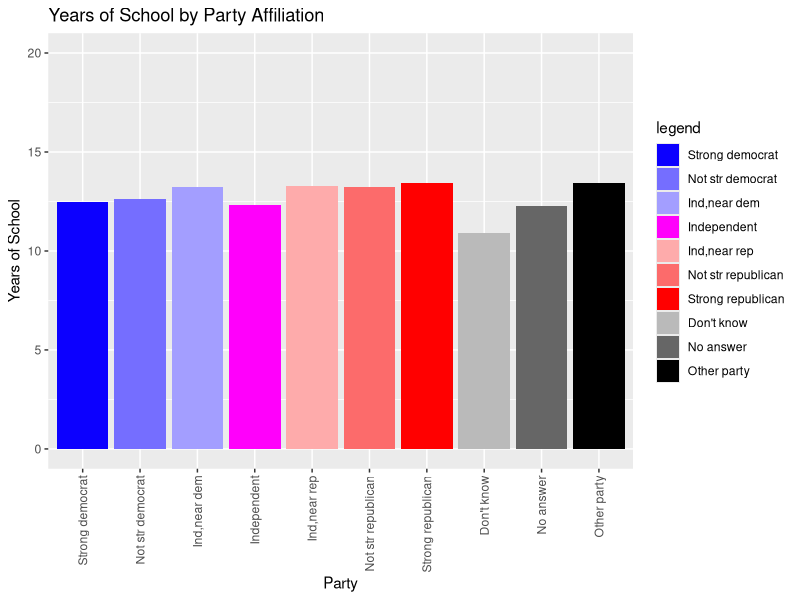

Reproduce this figure in R.
## ---- chunk 1
knitr::opts_chunk$set(echo = TRUE)
library(tidyverse)
## ---- chunk 2
gss <- readxl::read_xlsx("GSS.xlsx")
gss %>% rename(
  year = `Gss year for this respondent`,
  happy = `General happiness`,
  party = `Political party affiliation`,
  race = `Race of respondent`,
  sex = `Respondents sex`,
  cdegree = `When received college degree`,
  hsdegree = `When received hs degree`,
  momdegree = `Mothers highest degree`,
  daddegree = `Fathers highest degree`,
  schoolyears = `Highest year of school completed`,
  age = `Age of respondent`,
  maried = `Marital status`,
  id = `Respondent id number`,
  balot = `Ballot used for interview`
) -> gss

str(gss)
## ---- chunk 3
gss$schoolyears <- as.numeric(gss$schoolyears)
gss$age <- as.numeric(gss$age)
## ---- chunk 4
by_party <- group_by(gss, party)
schoolyears_by_party <- by_party %>% summarize(schoolyears=mean(schoolyears, na.rm=TRUE))
schoolyears_by_party <- na.omit(schoolyears_by_party)
partyfactor <- factor(schoolyears_by_party$party, levels=c("Strong democrat", "Not str democrat", "Ind,near dem", "Independent", "Ind,near rep", "Not str republican", "Strong republican","Don't know", "No answer", "Other party"))

ggplot(schoolyears_by_party, aes(x=partyfactor, y=schoolyears, fill=partyfactor)) +
  geom_bar(stat="identity") +
  theme(axis.text.x = element_text(angle = 90, vjust = 0.5, hjust=1)) +
  xlab("Party") +
  ylab("Years of School") +
  ggtitle("Years of School by Party Affiliation") +
  ylim(0, 20) +
  scale_fill_manual("legend", values=c("Strong democrat"="#0C00FF", "Not str democrat"="#756EFF", "Ind,near dem"="#A39EFF", "Independent"="#FF00FB", "Ind,near rep"="#FEABAB", "Not str republican"="#FC6B6B", "Strong republican"="#FF0000", "Don't know"="#BABABA", "No answer"="#666666", "Other party"="#000000"))
## ---- chunk 5
betterEd <- gss %>% group_by(party) %>% filter(schoolyears > median(schoolyears, na.rm = TRUE))
str(betterEd)
